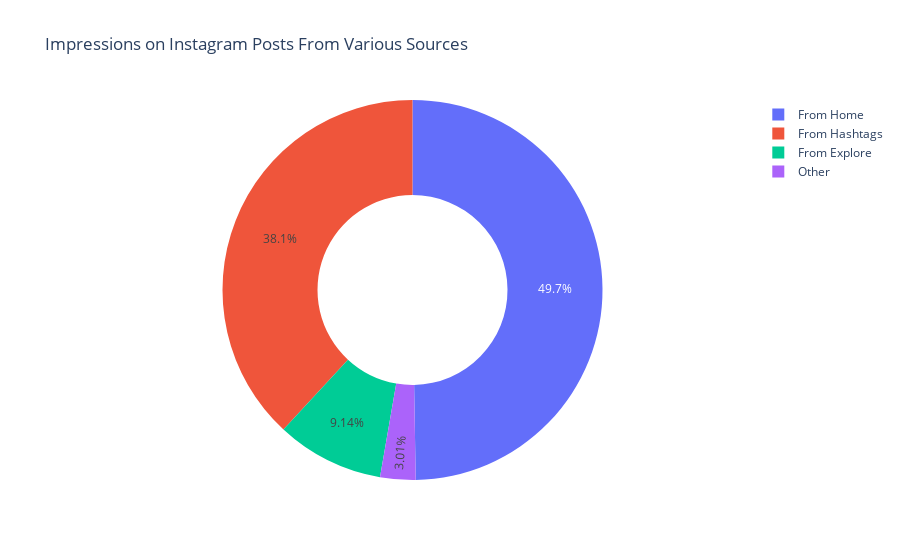

Here is the notebook cell this chart was saved with:
### Code cell
home = data["From Home"].sum()
hashtags = data["From Hashtags"].sum()
explore = data["From Explore"].sum()
other = data["From Other"].sum()

labels = ['From Home','From Hashtags','From Explore','Other']
values = [home, hashtags, explore, other]

fig = px.pie(data, values=values, names=labels, 
             title='Impressions on Instagram Posts From Various Sources', hole=0.5)
fig.show()

### Figure 1 — Plotly figure (JSON) as saved in the notebook; plotly's stock layout.template omitted (floating-point values rounded to 4 significant figures)
{"data": [{"domain": {"x": [0, 1], "y": [0, 1]}, "hole": 0.5, "hovertemplate": "label=%{label}<br>value=%{value}<extra></extra>", "labels": ["From Home", "From Hashtags", "From Explore", "Other"], "legendgroup": "", "name": "", "showlegend": true, "type": "pie", "values": [224513, 172087, 41287, 13587]}], "layout": {"legend": {"tracegroupgap": 0}, "title": {"text": "Impressions on Instagram Posts From Various Sources"}}}
